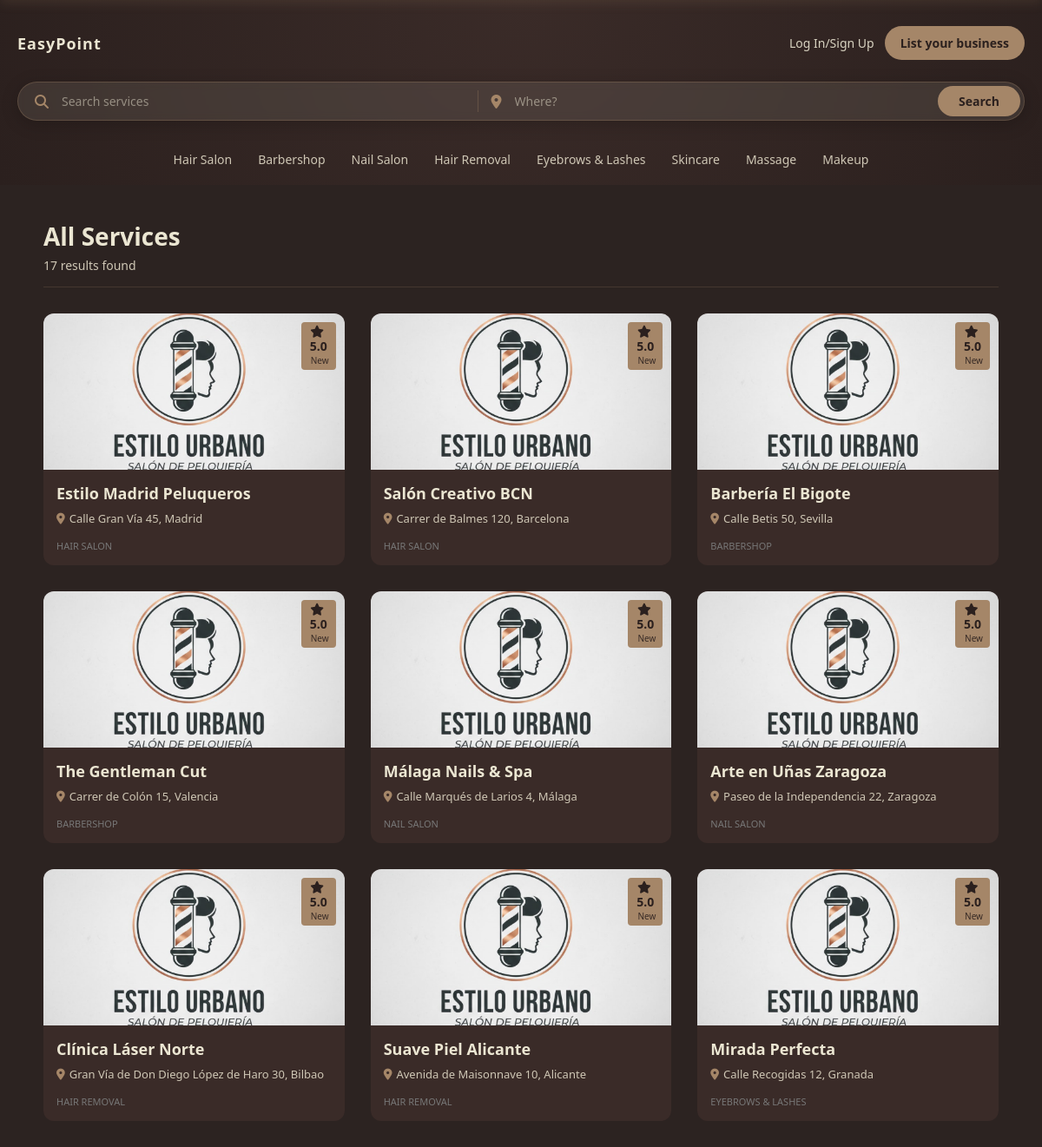
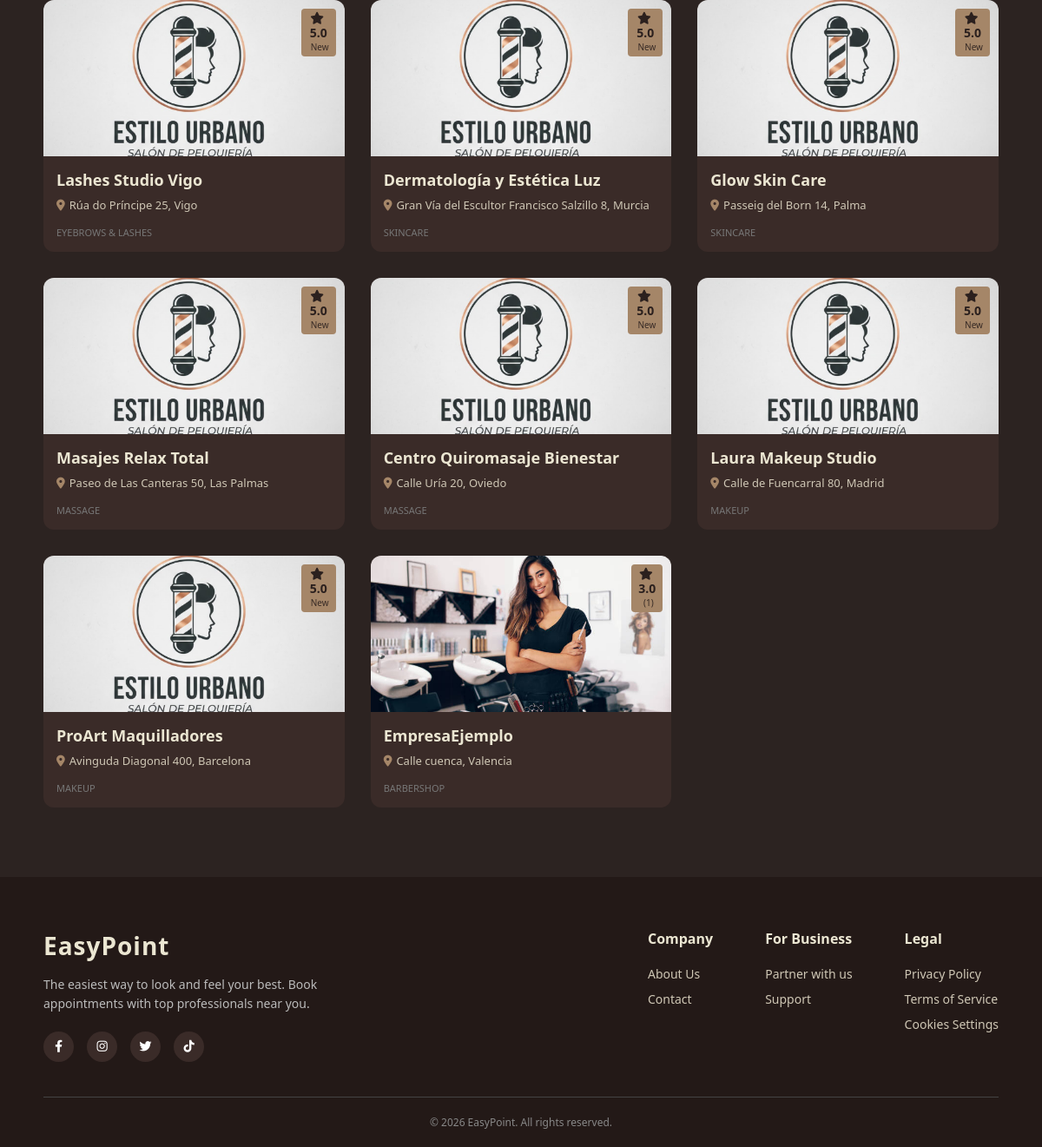
Screenshot of /index.php?action=search with the database file from the repository (2 pictures, top to bottom).
### tables this page shows
CREATE TABLE `users` (
  `id` int NOT NULL,
  `username` varchar(50) NOT NULL,
  `email` varchar(100) NOT NULL,
  `password` varchar(255) NOT NULL,
  `role` enum('admin','user','store') DEFAULT 'user',
  `is_confirmed` tinyint(1) DEFAULT '0',
  `token` varchar(100) DEFAULT NULL,
  `reset_token` varchar(100) DEFAULT NULL,
  `reset_token_expires` datetime DEFAULT NULL,
  `created_at` timestamp NULL DEFAULT CURRENT_TIMESTAMP,
  `business_name` varchar(100) DEFAULT NULL,
  `address` varchar(255) DEFAULT NULL,
  `postal_code` varchar(10) DEFAULT NULL,
  `phone` varchar(20) DEFAULT NULL,
  `city` varchar(100) DEFAULT NULL
);

### controllers/UserController.php (called while the page is built, shortened)
<?php
require_once __DIR__ . '/../models/user.php';
class UserController
{
    public function search()
    {
        $query = $_GET['q'] ?? '';
        $location = $_GET['loc'] ?? '';
        $category = $_GET['category'] ?? '';
        $userModel = new User();
        $stores = $userModel->searchStores($query, $location, $category);
        require_once __DIR__ . '/../views/search-services.php';
    }
}
?>

### index.php (called while the page is built, shortened)
<?php
require_once __DIR__ . '/controllers/UserController.php';
include "views/action-switch.php";
?>
    <?php include "views/footer.php" ?>

### models/user.php (called while the page is built, shortened)
<?php
require_once __DIR__ . '/Database.php';
class User
{
    private $conn;
    public function __construct()
    {
        $database = new Database();
        $this->conn = $database->getConnection();
    }
    public function searchStores($searchTerm = null, $location = null, $category = null)
    {
        $query = "SELECT u.id, u.business_name, u.address, u.city, u.postal_code, u.created_at,
                         bp.logo_url, bp.business_type, bp.description,
                         COALESCE(AVG(r.rating), 5) as avg_rating,
                         COUNT(DISTINCT r.id) as review_count
                  FROM users u
                  INNER JOIN business_profiles bp ON u.id = bp.user_id
                  LEFT JOIN services s ON u.id = s.user_id
                  LEFT JOIN reviews r ON bp.id = r.business_profile_id
                  WHERE u.role = 'store' AND bp.is_public = 1";
        $params = [];
        $query .= " GROUP BY u.id ORDER BY u.created_at DESC";
        $stmt = $this->conn->prepare($query);
        $stmt->execute();
        return $stmt->fetchAll(PDO::FETCH_ASSOC);
    }
}
?>

### models/Database.php (called while the page is built, shortened)
<?php
class Database
{
    private $host;
    private $db_name;
    private $username;
    private $password;
    public function __construct()
    {
        $this->host = DB_HOST;
        $this->db_name = DB_NAME;
        $this->username = DB_USER;
        $this->password = DB_PASS;
    }
    public function getConnection()
    {
        $this->conn = null;
        try {
            $this->conn = new PDO(
                "mysql:host=" . $this->host . ";dbname=" . $this->db_name . ";charset=utf8mb4",
                $this->username,
                $this->password
            );
            $this->conn->setAttribute(PDO::ATTR_ERRMODE, PDO::ERRMODE_EXCEPTION);
        } catch (PDOException $exception) {
            error_log("Connection error: " . $exception->getMessage());
        }
        return $this->conn;
    }
}

### views/search-services.php (the view, shortened to what this page needs)
<!DOCTYPE html>
<html lang="en">
<head>
    <link rel="stylesheet" href="https://cdnjs.cloudflare.com/ajax/libs/font-awesome/6.4.0/css/all.min.css">
    <link rel="stylesheet" href="public/css/styles-search-services.css">
</head>
<body>
    <header>
         <?php include "views/navigation-bar.php"; ?>
    </header>
    <div class="main-container">
        <div class="results-header">
            <?php
            $titleText = "All Services";
            ?>
            <h1><?php echo htmlspecialchars($titleText); ?></h1>
            <p class="results-count"><?php echo count($stores); ?> results found</p>
        </div>
        <?php if (empty($stores)): ?>
            <div class="no-results">
                <i class="fa-solid fa-store-slash"></i>
                <h2>No results found</h2>
                <p>Try adjusting your search terms or location.</p>
                <a href="index.php" class="back-home-btn">Back to Home</a>
            </div>
        <?php else: ?>
            <div class="results-grid">
                <?php foreach ($stores as $store): ?>
                    <?php
                    $name = !empty($store['business_name']) ? htmlspecialchars($store['business_name']) : 'Unnamed Business';
                    $addressParts = [];
                    if (!empty($store['address']))
                        $addressParts[] = htmlspecialchars($store['address']);
                    if (!empty($store['city']))
                        $addressParts[] = htmlspecialchars($store['city']);
                    $fullAddress = implode(', ', $addressParts);
                    $image = !empty($store['logo_url']) ? 'public/' . htmlspecialchars($store['logo_url']) : 'public/assets/images/tienda-1.png';
                    $type = !empty($store['business_type']) ? htmlspecialchars($store['business_type']) : 'Service';
                    $reviewCount = isset($store['review_count']) ? $store['review_count'] : 0;
                    $reviewText = ($reviewCount > 0) ? "($reviewCount)" : "New";
                    ?>
                    <a href="index.php?action=view_business&id=<?php echo $store['id']; ?>" class="shop-card">
                        <div class="image-container">
                            <img src="<?php echo $image; ?>" alt="<?php echo $name; ?>" class="shop-image">
                            <div class="rating-label">
                                <i class="fas fa-star" style="margin-right: 3px;"></i>
                              <?php echo number_format($store['avg_rating'], 1); ?>
                                <span class="reviews-text" style="margin-left: 3px;">
                                    <?php echo $reviewText; ?>
                                </span>
                            </div>
                        </div>
                        <div class="shop-info">
                            <h3 class="shop-name"><?php echo $name; ?></h3>
                            <p class="shop-address">
                                <i class="fa-solid fa-location-dot"></i>
                                <?php echo $fullAddress ?: 'No address provided'; ?>
                            </p>
                            <span class="sponsored-text">
                                <?php echo $type; ?>
                            </span>
                        </div>
                    </a>
                <?php endforeach; ?>
            </div>
        <?php endif; ?>
    </div>
    <?php include "views/footer.php" ?>
</body>
</html>

### public/css/styles-search-services.css (style rules this page uses)
* { margin: 0; padding: 0; box-sizing: border-box; font-family: 'Segoe UI', sans-serif; }
:root { --bg-main: #2b201e; --text-main: #ebe6d2; --accent: #a58668; --card-bg: #3a2b28; --soft-text: #cfc7b5; --footer-bg: #231917; }
body { background-color: #2c2321; color: #ffffff; min-height: 100vh; max-width: 100%; display: flex; flex-direction: column; }
header { position: relative; width: 100%; height: auto; min-height: 170px; padding: 15px 0; display: flex; flex-direction: column; justify-content: flex-start; background: radial-gradient(circle at top, #3a2b28 0%, #2b201e 100%); color: var(--text-main); }
.main-container { flex: 1; width: 100%; margin: 40px 0; padding: 0 50px; display: block; }
.results-header { margin-bottom: 30px; border-bottom: 1px solid rgba(165, 134, 104, 0.2); padding-bottom: 15px; }
.results-header h1 { font-size: 28px; color: var(--text-main); font-weight: 600; }
.results-count { color: var(--soft-text); font-size: 14px; margin-top: 5px; }
.results-grid { display: grid; grid-template-columns: repeat(auto-fill, minmax(280px, 1fr)); gap: 30px; padding-bottom: 40px; }
.shop-card { background-color: var(--card-bg); border-radius: 12px; transition: transform 0.3s ease, box-shadow 0.3s ease; cursor: pointer; overflow: hidden; height: 100%; display: flex; flex-direction: column; text-decoration: none; color: inherit; }
.image-container { width: 100%; height: 180px; position: relative; }
.shop-image { width: 100%; height: 100%; object-fit: cover; }
.rating-label { position: absolute; top: 10px; right: 10px; background-color: var(--accent); color: #2b201e; padding: 4px 8px; border-radius: 4px; font-size: 14px; font-weight: bold; display: flex; flex-direction: column; align-items: center; }
.reviews-text { font-size: 10px; font-weight: normal; color: #2b201e; opacity: 0.9; }
.shop-info { padding: 15px; flex: 1; display: flex; flex-direction: column; }
.shop-name { font-size: 18px; color: var(--text-main); font-weight: bold; margin-bottom: 8px; }
.shop-address { font-size: 13px; color: var(--soft-text); margin-bottom: 15px; display: flex; align-items: center; gap: 5px; }
.shop-address i { color: var(--accent); }
.sponsored-text { font-size: 11px; color: #777; margin-top: auto; text-transform: uppercase; }

### rows the page displays
users: avg_rating "5.0", reviewText "New", business_name "Estilo Madrid Peluqueros", fullAddress "Calle Gran Vía 45, Madrid", type "HAIR SALON"
users: avg_rating "5.0", reviewText "New", business_name "Salón Creativo BCN", fullAddress "Carrer de Balmes 120, Barcelona", type "HAIR SALON"
users: avg_rating "5.0", reviewText "New", business_name "Barbería El Bigote", fullAddress "Calle Betis 50, Sevilla", type "BARBERSHOP"
users: avg_rating "5.0", reviewText "New", business_name "The Gentleman Cut", fullAddress "Carrer de Colón 15, Valencia", type "BARBERSHOP"
users: avg_rating "5.0", reviewText "New", business_name "Málaga Nails & Spa", fullAddress "Calle Marqués de Larios 4, Málaga", type "NAIL SALON"
users: avg_rating "5.0", reviewText "New", business_name "Arte en Uñas Zaragoza", fullAddress "Paseo de la Independencia 22, Zaragoza", type "NAIL SALON"
users: avg_rating "5.0", reviewText "New", business_name "Clínica Láser Norte", fullAddress "Gran Vía de Don Diego López de Haro 30, Bilbao", type "HAIR REMOVAL"
users: avg_rating "5.0", reviewText "New", business_name "Suave Piel Alicante", fullAddress "Avenida de Maisonnave 10, Alicante", type "HAIR REMOVAL"
users: avg_rating "5.0", reviewText "New", business_name "Mirada Perfecta", fullAddress "Calle Recogidas 12, Granada", type "EYEBROWS & LASHES"
users: avg_rating "5.0", reviewText "New", business_name "Lashes Studio Vigo", fullAddress "Rúa do Príncipe 25, Vigo", type "EYEBROWS & LASHES"
users: avg_rating "5.0", reviewText "New", business_name "Dermatología y Estética Luz", fullAddress "Gran Vía del Escultor Francisco Salzillo 8, Murcia", type "SKINCARE"
users: avg_rating "5.0", reviewText "New", business_name "Glow Skin Care", fullAddress "Passeig del Born 14, Palma", type "SKINCARE"
users: avg_rating "5.0", reviewText "New", business_name "Masajes Relax Total", fullAddress "Paseo de Las Canteras 50, Las Palmas", type "MASSAGE"
users: avg_rating "5.0", reviewText "New", business_name "Centro Quiromasaje Bienestar", fullAddress "Calle Uría 20, Oviedo", type "MASSAGE"
users: avg_rating "5.0", reviewText "New", business_name "Laura Makeup Studio", fullAddress "Calle de Fuencarral 80, Madrid", type "MAKEUP"
users: avg_rating "5.0", reviewText "New", business_name "ProArt Maquilladores", fullAddress "Avinguda Diagonal 400, Barcelona", type "MAKEUP"
users: shows a picture, avg_rating "3.0", reviewText "(1)", business_name "EmpresaEjemplo", fullAddress "Calle cuenca, Valencia", type "BARBERSHOP"

### other values shown
$cat "Hair Salon"
$cat "Barbershop"
$cat "Nail Salon"
$cat "Hair Removal"
$cat "Eyebrows & Lashes"
$cat "Skincare"
$cat "Massage"
$cat "Makeup"
$titleText "All Services"
count($stores) "17"
